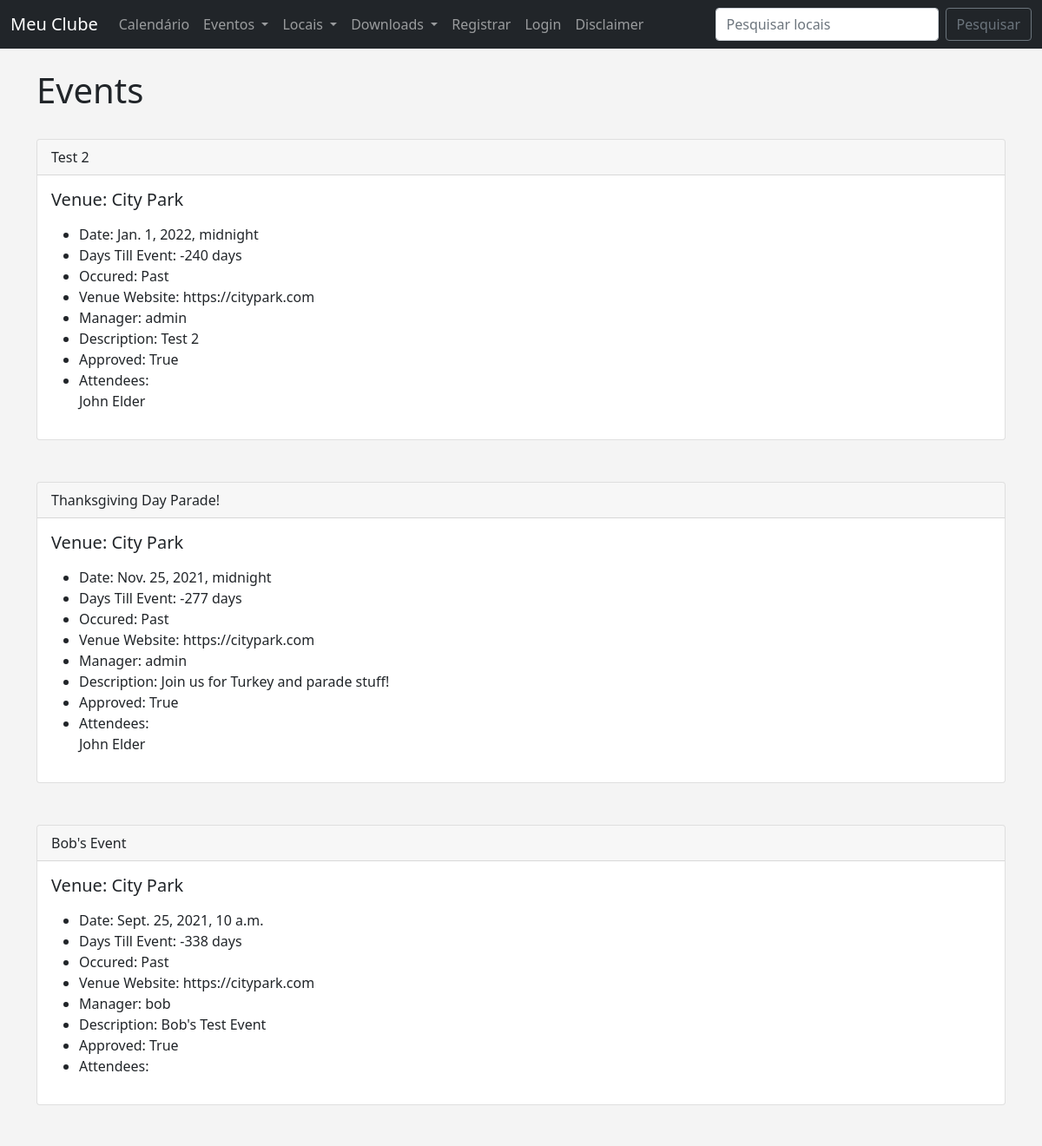
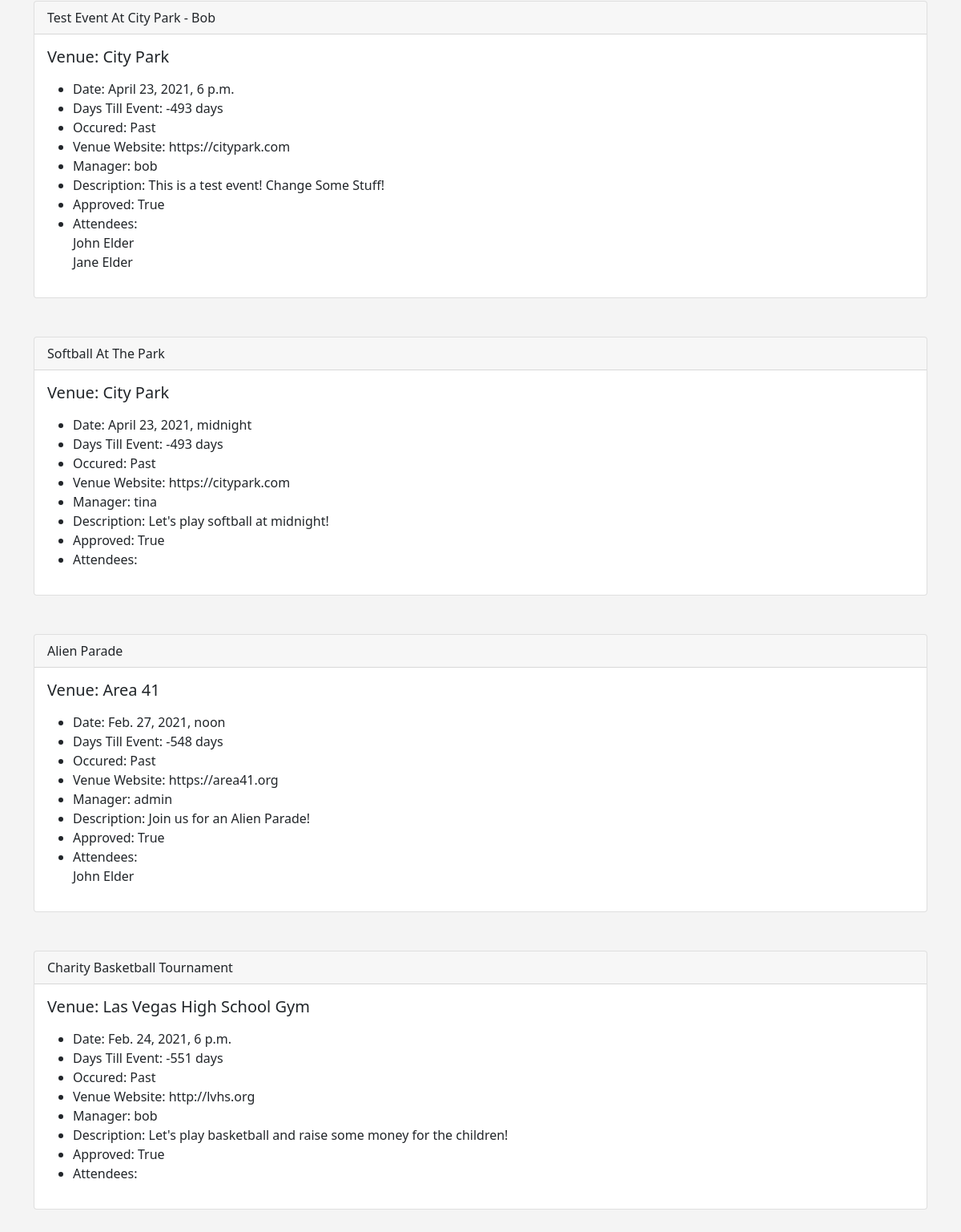
The app's page /events with its own data (2 pictures, top to bottom).
### events/models.py (models this page shows)
class Event(models.Model):
	name = models.CharField('Event Name', max_length=120)
	event_date = models.DateTimeField('Event Date')
	venue = models.ForeignKey(Venue, blank=True, null=True, on_delete=models.CASCADE)
	manager = models.ForeignKey(User, blank=True, null=True, on_delete=models.SET_NULL)
	description = models.TextField(blank=True)
	attendees = models.ManyToManyField(MyClubUser, blank=True)
	approved = models.BooleanField('Aprroved', default=False)
	def __str__(self):
		return self.name
	@property
	def Days_till(self):
		today = date.today()
		days_till = self.event_date.date() - today
		days_till_stripped = str(days_till).split(",", 1)[0]
		return days_till_stripped
	@property
	def Is_Past(self):
		today = date.today()
		if self.event_date.date() < today:
			thing = "Past"
		else:
			thing = "Future"
		return thing

class Venue(models.Model):
	name = models.CharField('Venue Name', max_length=120)
	address = models.CharField(max_length=300)
	zip_code = models.CharField('Zip Code', max_length=15)
	phone = models.CharField('Contact Phone', max_length=25, blank=True)
	web = models.URLField('Website Address', blank=True)
	email_address = models.EmailField('Email Address', blank=True)
	owner = models.IntegerField("Venue Owner", blank=False, default=1)
	venue_image = models.ImageField(null=True, blank=True, upload_to="images/")
	def __str__(self):
		return self.name

class MyClubUser(models.Model):
	first_name = models.CharField(max_length=30)
	last_name = models.CharField(max_length=30)
	email = models.EmailField('User Email')
	def __str__(self):
		return self.first_name + ' ' + self.last_name

### events/views.py (the view)
# urls.py: path('events', views.all_events, name="list-events"),
def all_events(request):
	event_list = Event.objects.all().order_by('-event_date')
	return render(request, 'events/event_list.html',
		{'event_list': event_list})

### events/templates/events/event_list.html (shortened to what this page needs)
{% extends 'events/base.html' %}
{% block content %}
	<h1>Events</h1>
	<br/>
{% for event in event_list %}
{% if event.approved %}
<div class="card">
  <div class="card-header">
    {{ event }}
  </div>
  <div class="card-body">
    <h5 class="card-title">Venue: {{ event.venue }}</h5>
    <p class="card-text">
    	<ul>
<li>Date: {{ event.event_date }}</li>
<li>Days Till Event: {{ event.Days_till }}</li>
<li>Occured: {{ event.Is_Past}}</li>
<li>Venue Website: {{ event.venue.web }}</li>
<li>Manager: {{ event.manager }}</li>
<li>Description: {{ event.description }}</li>
<li>Approved: {{ event.approved }}</li>
	<li>Attendees:<br/>
	{% for user in event.attendees.all %}
{{ user }}<br/>
  {% endfor %}
	</li>
	</ul>
    </p>
  </div>
</div>
<br/><br/>
{% endif %}
{% endfor %}
{% endblock %}

### events/templates/events/base.html (style rules this page uses)
body { background: #f4f4f4; }

### records on screen
Event: name "Test 2", venue "City Park", event_date "Jan. 1, 2022, midnight", Days_till "-240 days", Is_Past "Past", venue.web "https://citypark.com", manager "admin", description "Test 2", approved "True"
MyClubUser: first_name+last_name "John Elder"
Event: name "Thanksgiving Day Parade!", venue "City Park", event_date "Nov. 25, 2021, midnight", Days_till "-277 days", Is_Past "Past", venue.web "https://citypark.com", manager "admin", description "Join us for Turkey and parade stuff!", approved "True"
Event: name "Bob's Event", venue "City Park", event_date "Sept. 25, 2021, 10 a.m.", Days_till "-338 days", Is_Past "Past", venue.web "https://citypark.com", manager "bob", description "Bob's Test Event", approved "True"
Event: name "Test Event At City Park - Bob", venue "City Park", event_date "April 23, 2021, 6 p.m.", Days_till "-493 days", Is_Past "Past", venue.web "https://citypark.com", manager "bob", description "This is a test event! Change Some Stuff!", approved "True"
MyClubUser: first_name+last_name "Jane Elder"
Event: name "Softball At The Park", venue "City Park", event_date "April 23, 2021, midnight", Days_till "-493 days", Is_Past "Past", venue.web "https://citypark.com", manager "tina", description "Let's play softball at midnight!", approved "True"
Event: name "Alien Parade", venue "Area 41", event_date "Feb. 27, 2021, noon", Days_till "-548 days", Is_Past "Past", venue.web "https://area41.org", manager "admin", description "Join us for an Alien Parade!", approved "True"
Event: name "Charity Basketball Tournament", venue "Las Vegas High School Gym", event_date "Feb. 24, 2021, 6 p.m.", Days_till "-551 days", Is_Past "Past", venue.web "http://lvhs.org", manager "bob", description "Let's play basketball and raise some money for the children!", approved "True"
